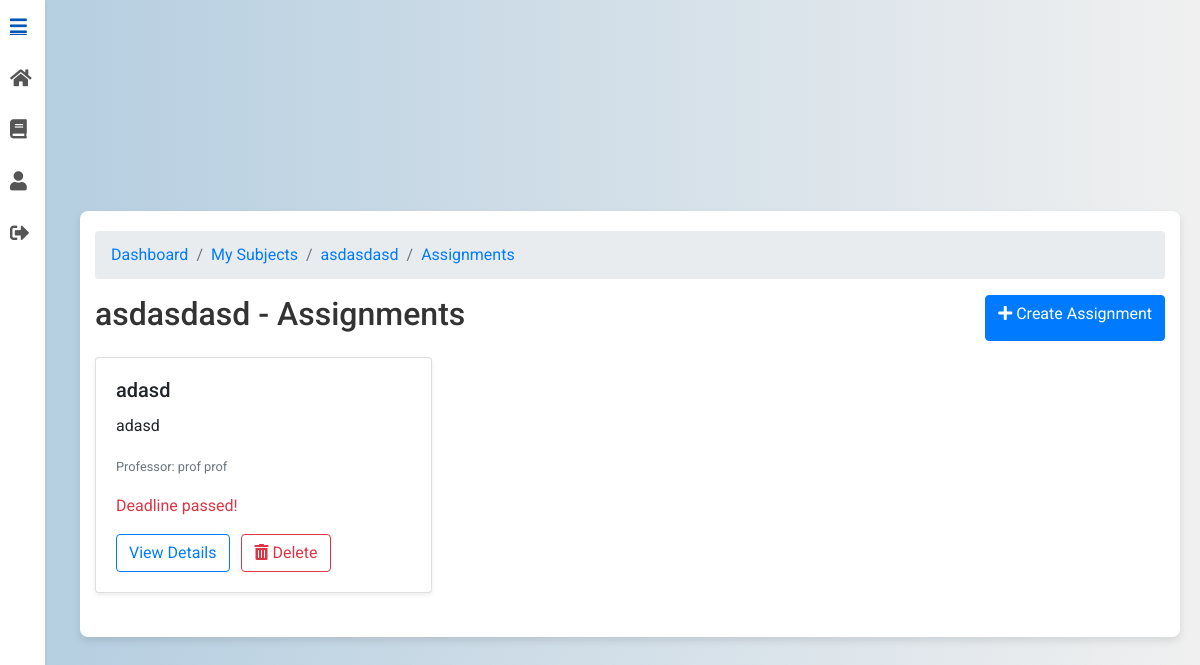
The page /assignments/45/ (signed in) on the database as committed earlier.
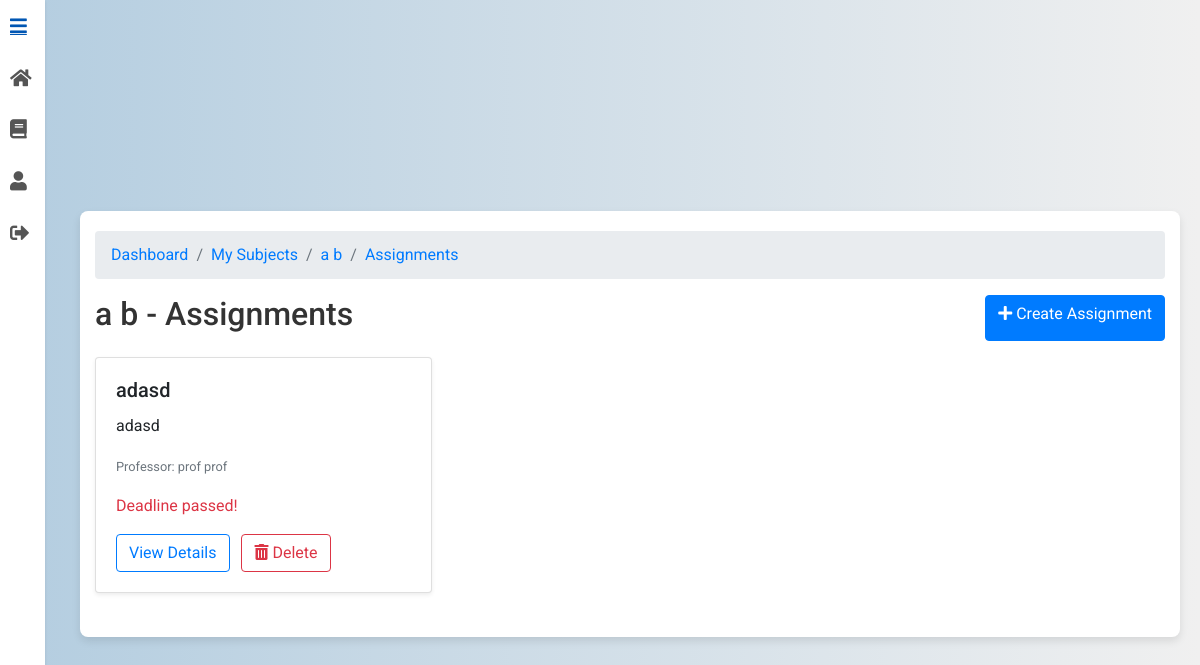
The same page on the database as committed later.
### subjects/models.py (models this page shows, shortened)
class Subject(models.Model):
    name = models.CharField(max_length=100)
    professor = models.ForeignKey(CustomUser, limit_choices_to={'role': 'professor'}, on_delete=models.CASCADE, editable=False)
    description = models.TextField(blank=True)
    class Meta:
        ordering = ['name']

### assignments/views.py (the view)
# urls.py: path('<int:subject_id>/', AssignmentListView.as_view(), name='assignment_list'),
class AssignmentListView(LoginRequiredMixin, BreadcrumbMixin, ListView):
    model = Assignment
    template_name = "assignment_list.html"
    context_object_name = "assignments"
    def get_queryset(self):
        self.subject = get_object_or_404(Subject, pk=self.kwargs['subject_id'])
        return Assignment.objects.filter(subject=self.subject)
    def get_breadcrumbs(self):
        return [
            ("Dashboard", reverse_lazy("users:professor_dashboard") if self.request.user.role == "professor" else reverse_lazy("users:student_dashboard")),
            ("My Subjects", reverse_lazy("subjects:my_subjects")),
            (self.subject.name, reverse_lazy("subjects:subject_detail", kwargs={"pk": self.subject.pk})),
            ("Assignments", self.request.path),
        ]
    def get_context_data(self, **kwargs):
        context = super().get_context_data(**kwargs)
        context["subject"] = self.subject
        return context

### UniGrading/mixin.py (called while the page is built)
    def get_context_data(self, **kwargs):
        context = super().get_context_data(**kwargs)
        context["breadcrumbs"] = self.get_breadcrumbs()
        return context

### assignments/templates/assignment_list.html (shortened to what this page needs)
{% extends 'base.html' %}
{% load static %}
{% load view_breadcrumbs %}
{% block content %}
<div class="container mt-5">
    <nav aria-label="breadcrumb">
        <ol class="breadcrumb">
            {% for name, url in breadcrumbs %}
                <li class="breadcrumb-item"><a href="{{ url }}">{{ name }}</a></li>
            {% endfor %}
        </ol>
    </nav>
    <div class="d-flex justify-content-between mb-3">
        <h2>{{ subject.name }} - Assignments</h2>
        {% if user.role == "professor" %}
            <a href="{% url 'assignments:create_assignment' subject.pk %}" class="btn btn-primary">
                <i class="fas fa-plus"></i> Create Assignment
            </a>
        {% endif %}
    </div>
    <div class="row">
        {% for assignment in assignments %}
            <div class="col-md-4">
                <div class="card mb-4 shadow-sm">
                    <div class="card-body">
                        <h5 class="card-title">{{ assignment.title }}</h5>
                        <p class="card-text">{{ assignment.description|truncatewords:20 }}</p>
                        <p class="card-text">
                            <small class="text-muted">
                                Professor:
                                {{ assignment.professor.get_full_name|default:assignment.professor.email }}
                            </small>
                        </p>
                        <p class="card-text text-danger" id="countdown-{{ assignment.pk }}">
                        </p>
                        <a href="{% url 'assignments:assignment_detail' assignment.pk %}" class="btn btn-outline-primary">
                            View Details
                        </a>
                        <button type="button"
                                class="btn btn-outline-danger ml-2 delete-btn"
                                data-toggle="modal"
                                data-target="#deleteModal"
                                data-delete-url="{% url 'assignments:delete_assignment' assignment.pk %}"
                                data-assignment-title="{{ assignment.title }}">
                            <i class="fas fa-trash-alt"></i> Delete
                        </button>
                    </div>
                </div>
            </div>
        {% empty %}
            <div class="col-12">
                <p class="text-muted text-center">No assignments available.</p>
            </div>
        {% endfor %}
    </div>
</div>
{% endblock %}

Rows that differ between the two databases and show on the page:
changed Subject: name "asdasdasd" → "a b"
Other text that changed with them:
new list line: "a b"
list line gone: "asdasdasd"
